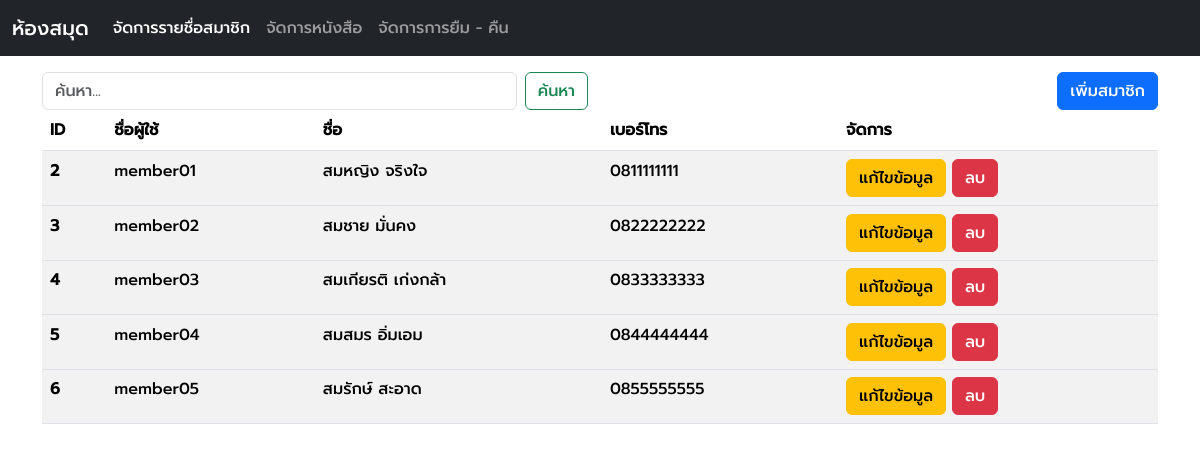
The page /pages/user_manage.php on the database its author committed.
### tables this page shows
CREATE TABLE `tb_member` (
  `m_id` int(255) NOT NULL,
  `m_user` varchar(255) NOT NULL,
  `m_pass` varchar(255) NOT NULL,
  `m_name` varchar(255) NOT NULL,
  `m_phone` varchar(255) NOT NULL,
  `m_permis` varchar(255) NOT NULL DEFAULT 'user'
);

### pages/user_manage.php (the view, shortened to what this page needs)
<?php
include_once("../db/db.php");
?>
<!DOCTYPE html>
<html lang="en">
<head>
    <link rel="stylesheet" href="../bootstrap/css/bootstrap.min.css">
    <link rel="stylesheet" href="../style/fonts.css">
</head>
<body>
    <?php
    include_once("../components/nav.php");
    ?>
    <div class="container">
        <div class="row">
            <div class="col">
                <div class="row mt-3">
                    <div class="col-md-6 d-flex">
                        <form action="user_manage.php" method="post" class="d-flex w-100" role="search">
                            <input class="form-control me-2" name="search" type="search" placeholder="ค้นหา..." aria-label="Search">
                            <button class="btn btn-outline-success" type="submit">ค้นหา</button>
                        </form>
                    </div>
                    <div class="col-md-6 text-end">
                        <button type="button" class="btn btn-primary" data-bs-toggle="modal" data-bs-target="#add_user">
                            เพิ่มสมาชิก
                        </button>
                    </div>
                </div>
                <table class="table table-striped">
                    <thead>
                        <tr>
                            <th scope="col">ID</th>
                            <th scope="col">ชื่อผู้ใช้</th>
                            <th scope="col">ชื่อ</th>
                            <th scope="col">เบอร์โทร</th>
                            <th scope="col">จัดการ</th>
                        </tr>
                    </thead>
                    <tbody>
                        <?php
                        if (isset($_POST['search'])) {
                            $search = $_POST['search'];
                            $sql_me = "SELECT * FROM `tb_member` WHERE `m_permis` = 'user' AND `m_user` LIKE '%$search%' OR `m_name` LIKE '%$search%'";
                        } else {
                            $sql_me = "SELECT * FROM `tb_member` WHERE `m_permis` = 'user'";
                        }
                        $result_me = $conn->query($sql_me);
                        if ($result_me->num_rows > 0):
                            while ($row_me = $result_me->fetch_assoc()):
                        ?>
                                <tr>
                                    <th scope="row"><?php echo $row_me['m_id'] ?></th>
                                    <td><?php echo $row_me['m_user'] ?></td>
                                    <td><?php echo $row_me['m_name'] ?></td>
                                    <td><?php echo $row_me['m_phone'] ?></td>
                                    <td class="" style="width: 20rem;">
                                        <button type="button" class="btn btn-warning " data-bs-toggle="modal" data-bs-target="#edit_user<?php echo $row_me['m_id'] ?>">
                                            แก้ไขข้อมูล
                                        </button>
                                        <a onclick="return confirm('ยืนยันการลบผู้ใช้ <?php echo $row_me['m_user'] ?> ?')" name="" id="" class="btn btn-danger" href="../php/del_user.php?m_id=<?php echo $row_me['m_id'] ?>" role="button">ลบ</a>
                                    </td>
                                </tr>
                            <?php endwhile; ?>
                        <?php else: ?>
                            <td class="text-center" colspan="5">ไม่พบข้อมูลที่ค้นหา</td>
                        <?php endif; ?>
                    </tbody>
                </table>
            </div>
        </div>
    </div>
</body>
</html>

### rows shown on the page
tb_member: m_id "2", m_user "member01", m_name "สมหญิง จริงใจ", m_phone "0811111111"
tb_member: m_id "3", m_user "member02", m_name "สมชาย มั่นคง", m_phone "0822222222"
tb_member: m_id "4", m_user "member03", m_name "สมเกียรติ เก่งกล้า", m_phone "0833333333"
tb_member: m_id "5", m_user "member04", m_name "สมสมร อิ่มเอม", m_phone "0844444444"
tb_member: m_id "6", m_user "member05", m_name "สมรักษ์ สะอาด", m_phone "0855555555"
